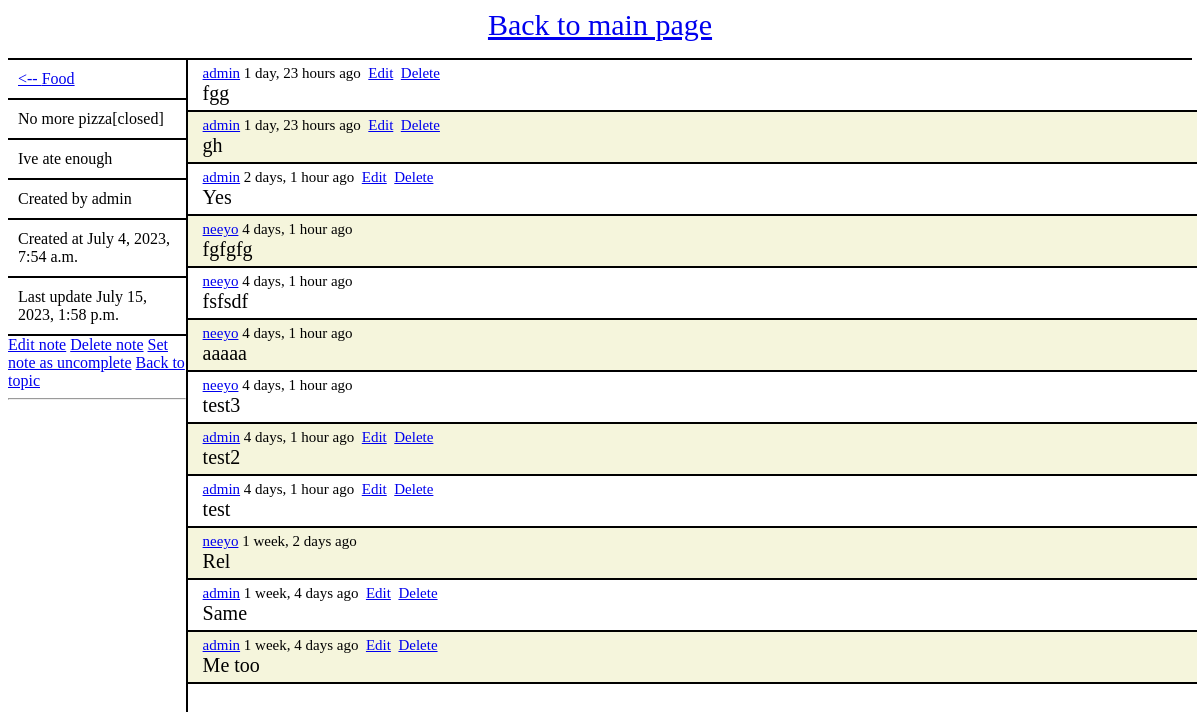
The page /notes/note/7/ (signed in) on the database its author committed.
### notes/models.py (models this page shows, shortened)
class Note(models.Model):
    topic = models.ForeignKey(Topic, on_delete=models.SET_NULL, null=True)
    author = models.ForeignKey(User, on_delete=models.SET_NULL, null=True)
    name = models.CharField(max_length=100)
    description = models.TextField(max_length=500)
    created_at = models.DateTimeField(auto_now_add=True)
    updated_at = models.DateTimeField(auto_now=True)
    completed = models.BooleanField(default=False)
    completed_by = models.ForeignKey(User, on_delete=models.SET_NULL, null=True, related_name='topic_completed_by')
    def is_completed(self):
        return self.completed

class Topic(models.Model):
    author = models.ForeignKey(User, on_delete=models.SET_NULL, null=True)
    name = models.CharField(max_length=100)
    description = models.TextField(max_length=500)
    created_at = models.DateTimeField(auto_now_add=True)
    updated_at = models.DateTimeField(auto_now=True)

class Comment(models.Model):
    note = models.ForeignKey(Note, on_delete=models.SET_NULL, null=True)
    author = models.ForeignKey(User, on_delete=models.SET_NULL, null=True)
    message = models.TextField(max_length=500)
    created_at = models.DateTimeField(auto_now_add=True)
    updated_at = models.DateTimeField(auto_now=True)

### notes/views.py (the view)
# urls.py: path("note/<int:note_id>/", views.note_detail, name="note_detail"),
def note_detail(request, note_id):
    context = {}
    note = get_object_or_404(Note, pk=note_id)
    comments = note.comment_set.all().order_by('-created_at')
    context["note"] = note
    context["comments"] = comments
    return render(request, "notes/note_detail.html", context)

### notes/templates/notes/note_detail.html
{% extends 'notes/template.html' %}
{% block content %}
<div>
    <div class = "left-panel">
        <div class = "name">
            <a href="/notes/topic/{{ note.topic.id}}">&lt;-- {{ note.topic.name }}</a>
        </div>
        <div class = "name">
            {% if note.is_completed %}
                {{ note.name }}[closed]
            {% else %}
                {{ note.name }}
            {% endif %}
        </div>
        <div class = "description">
            {{ note.description }}
        </div>
        <div class = "created-by">
            Created by {{ note.author }}
        </div>
        <div class = "created-at">
            Created at {{ note.created_at }}
        </div>
        <div class = "last-update">
            Last update {{ note.updated_at }}
        </div>
        {% if request.user == note.author %}
            <a href="/notes/note/edit/{{ note.id}}">Edit note</a>
            <a href="/notes/note/delete/{{ note.id}}">Delete note</a>
            {% if note.is_completed %}
                <a href="/notes/note/complete/{{ note.id}}">Set note as uncomplete</a>
            {% else %}
                <a href="/notes/note/complete/{{ note.id}}">Set note as complete</a>
                <a href="/notes/comment/create/?note={{ note.id }}">Add comment</a>
            {% endif %}
        {% endif %}
        <a href="/notes/topic/{{ note.topic.id }}/">Back to topic</a>
        <hr/>
    </div>
    <div class = "right-panel">
        {% if comments %}
            {% for comment in comments %}
                <div class = "comment">
                    <div class = "comment-info">
                        <a href="/notes/user/{{ comment.author.id }}/">{{ comment.author }}</a>&nbsp;{{ comment.created_at|timesince }} ago&nbsp;
                        {% if request.user == comment.author %}
                            <a href="/notes/comment/edit/{{ comment.id }}/">Edit</a>&nbsp;
                            <a href="/notes/comment/delete/{{ comment.id }}/">Delete</a>
                        {% endif %}
                    </div>
                    <div class = "comment-body">
                        {{ comment.message }}
                    </div>
                </div>
            {% endfor %}
        {% else %}
            <p>No comments for this note are available.</p>
        {% endif %}
    </div>
</div>
{% endblock content %}

### notes/static/styles/main.css (style rules this page uses)
body { background-color: white; }
.left-panel { float:left; width:15%; height:90%; border-right: 2px solid black; margin-right:0; }
.right-panel { float:left; width: 84%; height:90%; font-size: 20px; }
.comment { font-size: 20px; min-height:40px; width:100%; border-bottom: 2px solid black; padding-left: 15px; padding-top: 5px; padding-bottom: 5px; }
.topic:nth-child(2n), .note:nth-child(2n), .comment:nth-child(2n) { background-color: #F5F5DC; }
.name, .description, .created-by, .created-at, .last-update { border-bottom: 2px solid black; padding: 10px; display: flex; align-items: center; }
.comment-info { font-size: 15px; }

### rows shown on the page
Note: topic.name "Food", name "No more pizza", description "Ive ate enough", author "admin", created_at "July 4, 2023, 7:54 a.m.", updated_at "July 15, 2023, 1:58 p.m."
Comment: author "admin", created_at "1 day, 23 hours", message "fgg"
Comment: author "admin", created_at "1 day, 23 hours", message "gh"
Comment: author "admin", created_at "2 days, 1 hour", message "Yes"
Comment: author "neeyo", created_at "4 days, 1 hour", message "fgfgfg"
Comment: author "neeyo", created_at "4 days, 1 hour", message "fsfsdf"
Comment: author "neeyo", created_at "4 days, 1 hour", message "aaaaa"
Comment: author "neeyo", created_at "4 days, 1 hour", message "test3"
Comment: author "admin", created_at "4 days, 1 hour", message "test2"
Comment: author "admin", created_at "4 days, 1 hour", message "test"
Comment: author "neeyo", created_at "1 week, 2 days", message "Rel"
Comment: author "admin", created_at "1 week, 4 days", message "Same"
Comment: author "admin", created_at "1 week, 4 days", message "Me too"
